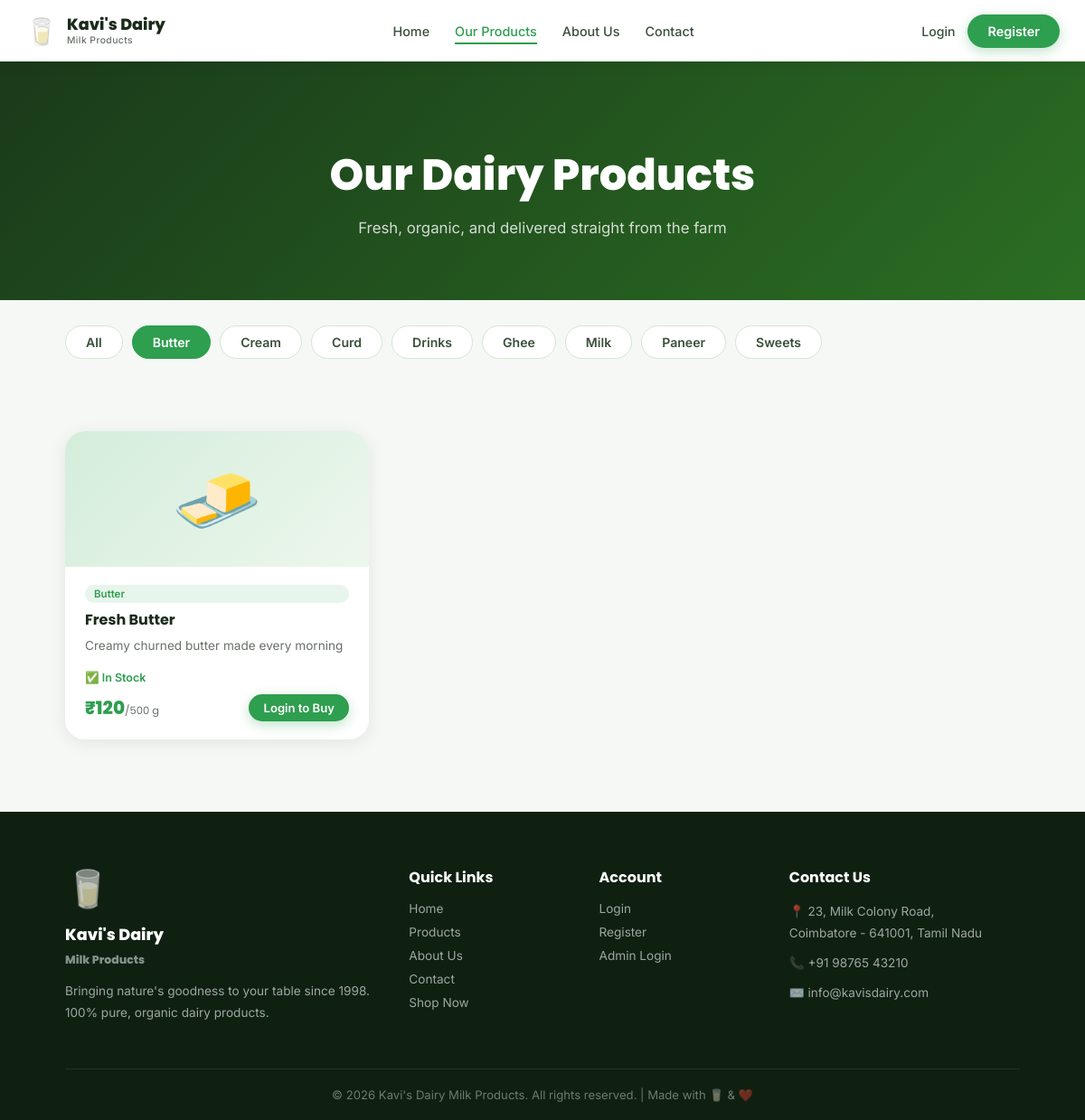
/products?category=Butter, run on the app's committed database.
### tables this page shows
CREATE TABLE products (
            id          INTEGER PRIMARY KEY AUTOINCREMENT,
            name        TEXT    NOT NULL,
            description TEXT,
            price       REAL    NOT NULL,
            unit        TEXT    DEFAULT 'litre',
            emoji       TEXT    DEFAULT '🥛',
            stock       INTEGER DEFAULT 100,
            category    TEXT    DEFAULT 'Milk'
        );

### app.py (the view)
@app.route('/products')
def products():
    db = get_db()
    category = request.args.get('category', 'All')
    if category == 'All':
        prods = db.execute("SELECT * FROM products ORDER BY category, name").fetchall()
    else:
        prods = db.execute("SELECT * FROM products WHERE category=? ORDER BY name", (category,)).fetchall()
    categories = [r['category'] for r in db.execute("SELECT DISTINCT category FROM products ORDER BY category").fetchall()]
    db.close()
    return render_template('products.html', products=prods, categories=categories, active_cat=category)

### app.py (called while the page is built)
def get_db():
    conn = sqlite3.connect(DATABASE)
    conn.row_factory = sqlite3.Row
    return conn

@app.context_processor
def inject_cart_count():
    cart = session.get('cart', {})
    total = sum(item['qty'] for item in cart.values())
    return {'cart_count': total}

### templates/products.html (shortened to what this page needs)
{% extends 'base.html' %}
{% block content %}
<section class="page-hero" style="background:linear-gradient(135deg,#1a3a1a 0%,#2b6e23 100%);">
    <h1>Our Dairy Products</h1>
    <p>Fresh, organic, and delivered straight from the farm</p>
</section>
<div class="cat-filter-bar">
    <a href="{{ url_for('products', category='All') }}" class="cat-btn {{ 'active' if active_cat=='All' }}">All</a>
    {% for cat in categories %}
    <a href="{{ url_for('products', category=cat) }}" class="cat-btn {{ 'active' if active_cat==cat }}">{{ cat }}</a>
    {% endfor %}
</div>
<section class="home-section">
    <div class="products-grid">
        {% for p in products %}
        <div class="product-card">
            <div class="prod-emoji-wrap">{{ p.emoji }}</div>
            <div class="prod-body">
                <span class="cat-tag">{{ p.category }}</span>
                <h3>{{ p.name }}</h3>
                <p>{{ p.description }}</p>
                <div class="stock-bar">
                    <span class="{{ 'in-stock' if p.stock>10 else 'low-stock' }}">
                        {{ '✅ In Stock' if p.stock>10 else ('⚠️ Only '+p.stock|string+' left') }}
                    </span>
                </div>
                <div class="prod-foot">
                    <span class="price">₹{{ "%.0f"|format(p.price) }}<small>/{{ p.unit }}</small></span>
                    {% if session.user_id %}
                    <button class="btn btn-primary btn-sm add-cart-btn" data-id="{{ p.id }}" data-name="{{ p.name }}">+
                        Add to Cart</button>
                    {% else %}
                    <a href="{{ url_for('login') }}" class="btn btn-primary btn-sm">Login to Buy</a>
                    {% endif %}
                </div>
            </div>
        </div>
        {% endfor %}
    </div>
</section>
{% endblock %}

### static/css/style.css (style rules this page uses)
:root { --green: #2e9e4f; --green-d: #1f7338; --green-l: #e8f5ec; --yellow: #f5c518; --red: #e53935; --white: #ffffff; --bg: #f5f8f5; --bg2: #eef3ee; --text: #1a2b1a; --text-m: #3a4f3a; --text-l: #697069; --card: rgba(255, 255, 255, 0.96); --r: 14px; --r-lg: 22px; --sh: 0 4px 20px rgba(0, 0, 0, 0.08); --sh-lg: 0 16px 56px rgba(0, 0, 0, 0.15); --t: 0.28s ease; }
*, *::before, *::after { box-sizing: border-box; margin: 0; padding: 0; }
html { scroll-behavior: smooth; }
body { font-family: 'Inter', sans-serif; background: var(--bg); color: var(--text); display: flex; flex-direction: column; min-height: 100vh; }
a { text-decoration: none; color: inherit; }
.btn { display: inline-flex; align-items: center; justify-content: center; gap: 8px; padding: 10px 22px; border-radius: 50px; font-size: .9rem; font-weight: 600; cursor: pointer; border: none; transition: all var(--t); outline: none; text-decoration: none; }
.btn-primary { background: var(--green); color: #fff; box-shadow: 0 4px 14px rgba(46, 158, 79, .3); }
.btn-sm { padding: 7px 16px; font-size: .82rem; }
.cat-tag { display: inline-block; padding: 3px 10px; border-radius: 50px; font-size: .72rem; font-weight: 600; background: var(--green-l); color: var(--green); margin-bottom: 6px; }
.home-section { padding: 80px clamp(20px, 6vw, 100px); }
.products-grid { display: grid; grid-template-columns: repeat(auto-fill, minmax(270px, 1fr)); gap: 24px; }
.product-card { background: var(--card); border-radius: var(--r-lg); box-shadow: var(--sh); overflow: hidden; display: flex; flex-direction: column; transition: transform var(--t), box-shadow var(--t); }
.prod-emoji-wrap { height: 150px; display: flex; align-items: center; justify-content: center; font-size: 5rem; background: linear-gradient(135deg, #d4edda, #edf7ee); }
.prod-body { padding: 20px 22px; flex: 1; display: flex; flex-direction: column; }
.prod-body h3 { font-family: 'Poppins', sans-serif; font-weight: 700; font-size: 1rem; margin-bottom: 6px; }
.prod-body p { color: var(--text-l); font-size: .85rem; line-height: 1.5; flex: 1; margin-bottom: 14px; }
.prod-foot { display: flex; align-items: center; justify-content: space-between; gap: 10px; margin-top: auto; }
.price { font-family: 'Poppins', sans-serif; font-weight: 800; font-size: 1.25rem; color: var(--green); }
.price small { font-size: .72rem; font-weight: 400; color: var(--text-l); }
.stock-bar { margin-bottom: 10px; }
.in-stock { font-size: .78rem; color: var(--green); font-weight: 600; }
.page-hero { text-align: center; padding: 90px 40px 70px; background: linear-gradient(135deg, #1a3a1a, #2e5828); color: #fff; animation: fadeUp .7s ease; }
.page-hero h1 { font-family: 'Poppins', sans-serif; font-size: clamp(2rem, 4vw, 3rem); font-weight: 800; margin-bottom: 12px; }
.page-hero p { color: rgba(255, 255, 255, .8); font-size: 1.05rem; }
.cat-filter-bar { display: flex; gap: 10px; flex-wrap: wrap; padding: 28px clamp(20px, 6vw, 100px) 0; }
.cat-btn { padding: 9px 22px; border-radius: 50px; font-size: .88rem; font-weight: 600; background: #fff; color: var(--text-m); border: 1.5px solid #d5e5d5; transition: all var(--t); cursor: pointer; }
.cat-btn:hover, .cat-btn.active { background: var(--green); color: #fff; border-color: var(--green); }

### data on the page
products: emoji "🧈", category "Butter", name "Fresh Butter", description "Creamy churned butter made every morning", stock "✅ In Stock", price "120", unit "500 g"

### other printed values
{{ cat }} "Butter" "Cream" "Curd" "Drinks" "Ghee" "Milk" "Paneer" "Sweets"
